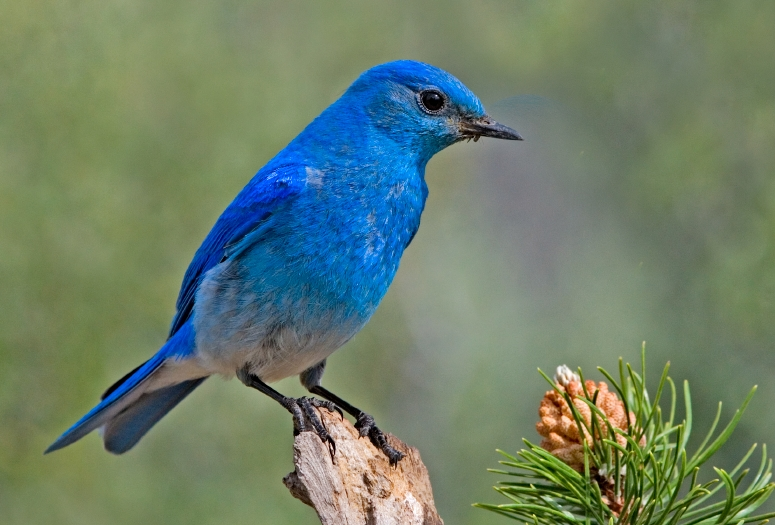
#> input picture pyimgsaliency/bird.jpg, 775 x 525 px
$ python test_segmentation.py pyimgsaliency/bird.jpg   (Python 2 division)
#> lines starting #> are read from the running program, lines starting #| are printed output that depends on the picture
import math
import sys

import skimage
import skimage.io

import networkx as nx

import matplotlib.pyplot as plt
import numpy as np

import scipy.spatial.distance

import pdb

from skimage.segmentation import slic
from skimage.util import img_as_float
from scipy.optimize import minimize

def cost_function(x):
	cost = 0
	for i in range(0,len(x)):
		cost += w_bg[i] * (x[i]*x[i])
		cost += wCtr[i] * (x[i] - 1) * (x[i] - 1)
	print cost
	return cost

def path_length(path,weight_type):
	dist = 0.0
	for i in range(1,len(path)):
		dist += G[path[i - 1]][path[i]][weight_type]
	return dist

def make_graph(grid):
	# get unique labels
	vertices = np.unique(grid)

	# map unique labels to [1,...,num_labels]
	reverse_dict = dict(zip(vertices,np.arange(len(vertices))))
	grid = np.array([reverse_dict[x] for x in grid.flat]).reshape(grid.shape)

	# create edges
	down = np.c_[grid[:-1, :].ravel(), grid[1:, :].ravel()]
	right = np.c_[grid[:, :-1].ravel(), grid[:, 1:].ravel()]
	all_edges = np.vstack([right, down])
	all_edges = all_edges[all_edges[:, 0] != all_edges[:, 1], :]
	all_edges = np.sort(all_edges,axis=1)
	num_vertices = len(vertices)
	edge_hash = all_edges[:,0] + num_vertices * all_edges[:, 1]
	# find unique connections
	edges = np.unique(edge_hash)
	# undo hashing
	edges = [[vertices[x%num_vertices],
			  vertices[x/num_vertices]] for x in edges]

	return vertices, edges

img_path = sys.argv[1]

img = skimage.io.imread(img_path)
#> img is the input picture: shape (525, 775, 3); mean R, G, B 108.5, 127, 106.5

img_lab = img_as_float(skimage.color.rgb2lab(img))
#> img_lab: shape (525, 775, 3) float64; mean of channels 0, 1, 2 51.6, -7.8, 9.3
#img_lab = img_as_float(img)

img_rgb = img_as_float(img)
img_gray = img_as_float(skimage.color.rgb2gray(img))
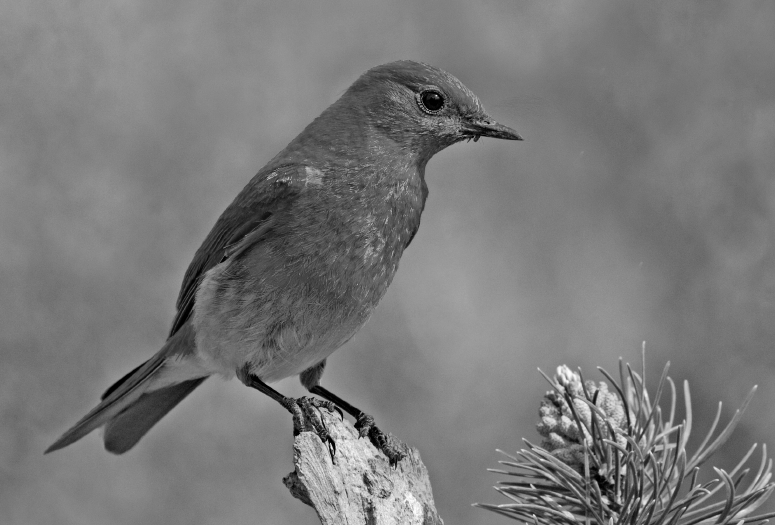
#> img_gray: shape (525, 775) float64; min 0, max 0.994, mean 0.477

segments_slic = slic(img_rgb, n_segments=250, compactness=10, sigma=1)
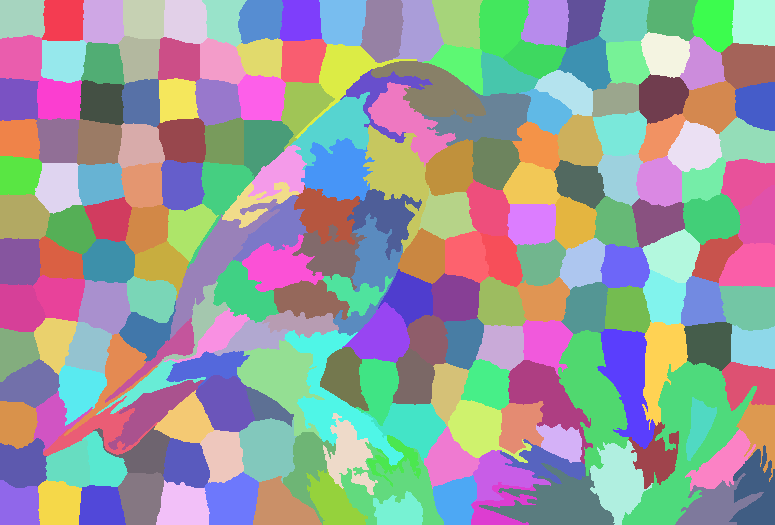
#> segments_slic: shape (525, 775) int64; 213 distinct labels, from 1 to 213; one colour per label, 0 black

num_segments = len(np.unique(segments_slic))
#> num_segments = 213

nrows, ncols = segments_slic.shape
#> nrows = 525; ncols = 775
max_dist = math.sqrt(nrows*nrows + ncols*ncols)
#> max_dist = 936.1
print("Slic number of segments: %d" % num_segments)
#| Slic number of segments: 213

grid = segments_slic

(vertices,edges) = make_graph(grid)
#> in make_graph, `vertices = np.unique(grid)`: vertices = 213 values from 1 to 213
#> in make_graph, `reverse_dict = dict(zip(vertices,np.arange(len(vertices))))`: reverse_dict = 213 items
#> in make_graph, `grid = np.array([reverse_dict[x] for x in grid.flat]).reshape(grid.sha..`: grid: shape (525, 775) int64; 213 distinct labels, from 0 to 212
#> in make_graph, `down = np.c_[grid[:-1, :].ravel(), grid[1:, :].ravel()]`: down = 406100 pairs, first value 0 to 212, second value 0 to 212
#> in make_graph, `right = np.c_[grid[:, :-1].ravel(), grid[:, 1:].ravel()]`: right = 406350 pairs, first value 0 to 212, second value 0 to 212
#> in make_graph, `all_edges = np.vstack([right, down])`: all_edges = 812450 pairs, first value 0 to 212, second value 0 to 212
#> in make_graph, `all_edges = all_edges[all_edges[:, 0] != all_edges[:, 1], :]`: all_edges = 27995 pairs, first value 0 to 212, second value 0 to 212
#> in make_graph, `all_edges = np.sort(all_edges,axis=1)`: all_edges = 27995 pairs, first value 0 to 208, second value 1 to 212
#> in make_graph, `num_vertices = len(vertices)`: num_vertices = 213
#> in make_graph, `edges = np.unique(edge_hash)`: edges = 574 values from 213 to 45353
#> in make_graph, `edges = [[vertices[x%num_vertices], vertices[x/num_vertices]] for x in..`: edges = 574 pairs, first value 1 to 209, second value 2 to 213

gridx, gridy = np.mgrid[:grid.shape[0], :grid.shape[1]]

centers = dict()
colors = dict()
distances = dict()
boundary = dict()

for v in vertices:
	centers[v] = [gridy[grid == v].mean(), gridx[grid == v].mean()]
	colors[v] = np.mean(img_lab[grid==v])
	#img_gray[grid == v] = colors[v]
	x_pix = gridx[grid == v]
	y_pix = gridy[grid == v]
	if np.any(x_pix == 0) or np.any(y_pix == 0) or np.any(x_pix == ncols - 1) or np.any(y_pix == nrows - 1):
		boundary[v] = 1
	else:
		boundary[v] = 0
#> after the loop, boundary = 213 items; centers = 213 items; colors = 213 items

G = nx.Graph()

for edge in edges:
	pt1 = edge[0]
	pt2 = edge[1]
	euclidean_distance = scipy.spatial.distance.euclidean(centers[pt1],centers[pt2]) / max_dist
#> (the run stopped early here; a loop or call above may not have finished)
